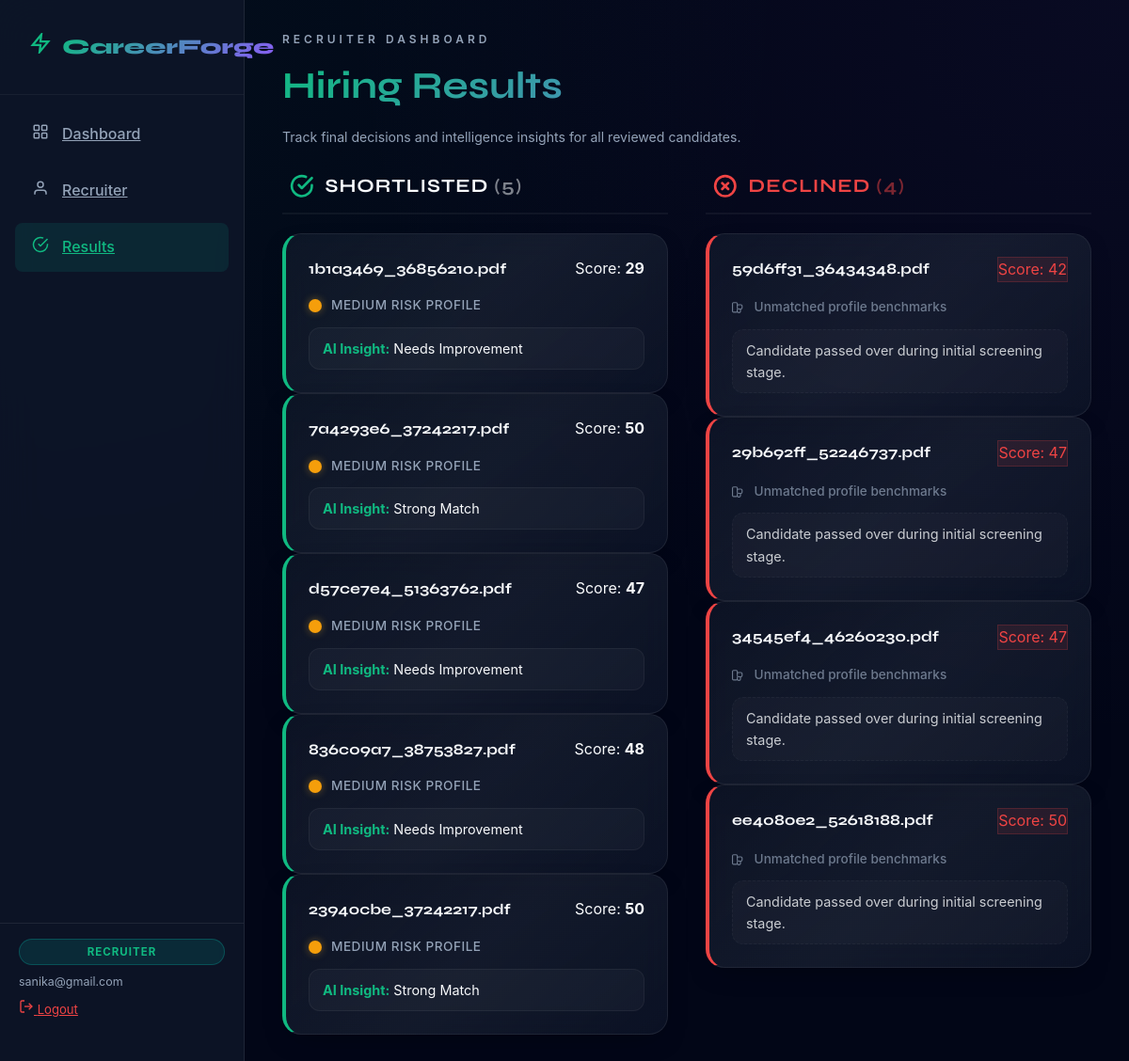
/recruiter-results (signed in), run on the app's committed database.
### tables this page shows
CREATE TABLE decisions (
        id INTEGER PRIMARY KEY AUTOINCREMENT,
        filename TEXT,
        score INTEGER,
        risk_level TEXT,
        insight TEXT,
        owner TEXT,
        decision TEXT,
        created_at DATETIME DEFAULT CURRENT_TIMESTAMP
    );

### app.py (the view)
@app.route("/recruiter-results")
@role_required("Recruiter", "Admin")
def recruiter_results():
    owner = session.get("user", "unknown")
    shortlisted = db_get_decisions(owner, "shortlisted")
    rejected = db_get_decisions(owner, "rejected")
    return render_template("recruiter_results.html",
                           user=session.get("user"),
                           role=session.get("role"),
                           shortlisted=shortlisted,
                           rejected=rejected)

### app.py (called while the page is built)
def role_required(*allowed_roles):
    def decorator(f):
        @wraps(f)
        def decorated(*args, **kwargs):
            if "user" not in session:
                flash("Please login to access this page.", "error")
                return redirect(url_for("login"))
            user_role = session.get("role", "")
            if user_role not in allowed_roles:
                return redirect(url_for("access_denied"))
            return f(*args, **kwargs)
        return decorated
    return decorator

### database.py (called while the page is built)
def get_db():
    conn = sqlite3.connect(DB_FILE)
    conn.row_factory = sqlite3.Row
    return conn

def db_get_decisions(owner, decision_type=None):
    conn = get_db()
    if decision_type:
        rows = conn.execute("SELECT * FROM decisions WHERE owner = ? AND decision = ? ORDER BY id DESC",
                            (owner, decision_type)).fetchall()
    else:
        rows = conn.execute("SELECT * FROM decisions WHERE owner = ? ORDER BY id DESC", (owner,)).fetchall()
    conn.close()
    return [dict(r) for r in rows]

### templates/recruiter_results.html (shortened to what this page needs)
{% extends "base.html" %}
{% set active_page = 'results' %}
{% block content %}
<div class="page-header card-anim">
    <h2 class="hero-label" style="margin-bottom: 8px;">Recruiter Dashboard</h2>
    <h1 class="gradient-text" style="font-family:var(--font-display); font-size: 2.5rem; margin-bottom: 12px;">Hiring
        Results</h1>
    <p class="section-desc">Track final decisions and intelligence insights for all reviewed candidates.</p>
</div>
<div class="results-layout">
    <div class="results-column">
        <div class="column-header card-anim" style="animation-delay: 0.1s;">
            <span class="icon-svg icon-lg" style="color:var(--accent)">
                <svg viewBox="0 0 24 24" fill="none" stroke="currentColor" stroke-width="2.5" stroke-linecap="round"
                    stroke-linejoin="round">
                    <path d="M22 11.08V12a10 10 0 1 1-5.93-9.14" />
                    <polyline points="22 4 12 14.01 9 11.01" />
                </svg>
            </span>
            <h3 class="column-title">Shortlisted <span style="opacity: 0.5;">({{ shortlisted|length }})</span></h3>
        </div>
        <div class="card-stack">
            {% if shortlisted %}
            {% for r in shortlisted %}
            <div class="decision-card shortlisted card-anim">
                <div class="d-header">
                    <span class="d-filename" title="{{ r.filename }}">{{ r.filename }}</span>
                    <div class="stat-pill stat-score">Score: <b>{{ r.score }}</b></div>
                </div>
                <div class="d-body">
                    <div class="d-meta">
                        <span class="risk-dot risk-{{ r.risk_level|lower }}"></span>
                        <span style="text-transform: uppercase; letter-spacing: 0.5px;">{{ r.risk_level }} Risk
                            Profile</span>
                    </div>
                    <div class="d-insight">
                        <span style="color: var(--accent); font-weight: 700;">AI Insight:</span> {{ r.insight }}
                    </div>
                </div>
            </div>
            {% endfor %}
            {% else %}
            <div class="empty-note card-anim">
                <p>No candidates have been shortlisted yet.</p>
            </div>
            {% endif %}
        </div>
    </div>
    <div class="results-column">
        <div class="column-header card-anim" style="animation-delay: 0.2s;">
            <span class="icon-svg icon-lg" style="color:var(--accent-danger)">
                <svg viewBox="0 0 24 24" fill="none" stroke="currentColor" stroke-width="2.5" stroke-linecap="round"
                    stroke-linejoin="round">
                    <circle cx="12" cy="12" r="10" />
                    <line x1="15" y1="9" x2="9" y2="15" />
                    <line x1="9" y1="9" x2="15" y2="15" />
                </svg>
            </span>
            <h3 class="column-title" style="color: var(--accent-danger);">Declined <span style="opacity: 0.5;">({{
                    rejected|length }})</span></h3>
        </div>
        <div class="card-stack">
            {% if rejected %}
            {% for r in rejected %}
            <div class="decision-card declined card-anim">
                <div class="d-header">
                    <span class="d-filename" title="{{ r.filename }}">{{ r.filename }}</span>
                    <div class="stat-pill"
                        style="background:rgba(239, 68, 68, 0.1); color:var(--accent-danger); border: 1px solid rgba(239, 68, 68, 0.2)">
                        Score: {{ r.score }}</div>
                </div>
                <div class="d-body">
                    <div class="d-meta" style="opacity: 0.7;">
                        <span class="icon-svg icon-sm"><svg viewBox="0 0 24 24" fill="none" stroke="currentColor"
                                stroke-width="2">
                                <path d="M10 15v4a3 3 0 0 0 6 0v-4" />
                                <path d="M10 19a2 2 0 0 1-2 2H3a2 2 0 0 1-2-2V5a2 2 0 0 1 2-2h5a2 2 0 0 1 2 2v4" />
                                <path d="M10 9a2 2 0 0 1 2-2h5a2 2 0 0 1 2 2v4a2 2 0 0 1-2 2h-5a2 2 0 0 1-2-2V9Z" />
                            </svg></span>
                        Unmatched profile benchmarks
                    </div>
                    <div class="d-insight" style="border-style: dashed; opacity: 0.8;">
                        Candidate passed over during initial screening stage.
                    </div>
                </div>
            </div>
            {% endfor %}
            {% else %}
            <div class="empty-note card-anim">
                <p>No candidates have been declined yet.</p>
            </div>
            {% endif %}
        </div>
    </div>
</div>
{% endblock %}

### templates/base.html (shortened to what this page needs)
<!DOCTYPE html>
<html lang="en">
<head>
    <link rel="stylesheet" href="/static/style.css" />
    <link rel="stylesheet" href="/static/uiverse-components.css" />
    {% from 'components/_eva_loader.html' import cf_eva_loader %}
    {% from 'components/_polygon_loader.html' import cf_polygon_loader %}
    {% from 'components/_download_button.html' import cf_download_button %}
    {% from 'components/_cta_button.html' import cf_cta_button %}
    {% from 'components/_pill_button.html' import cf_pill_button %}
    {% from 'components/_neon_checkbox.html' import cf_neon_checkbox %}
    {% from 'components/_tooltip.html' import cf_tooltip %}
    {% from 'components/_secondary_button.html' import cf_secondary_button %}
</head>
<body>
    <div class="app-layout">
        <aside class="sidebar">
            <div class="sidebar-logo">
                <span class="bolt">
                    <svg viewBox="0 0 24 24" fill="none" stroke="var(--accent)" stroke-width="2.5" width="22"
                        height="22">
                        <path d="M13 2L3 14h9l-1 8 10-12h-9l1-8z" />
                    </svg>
                </span>
                <span class="gradient-text">CareerForge</span>
            </div>
            <nav class="sidebar-nav">
                <a href="/student" class="sidebar-link {% if active_page == 'student' %}active{% endif %}">
                    <span class="icon"><svg viewBox="0 0 24 24" fill="none" stroke="currentColor" stroke-width="2"
                            width="18" height="18">
                            <rect x="3" y="3" width="7" height="7" rx="1" />
                            <rect x="14" y="3" width="7" height="7" rx="1" />
                            <rect x="3" y="14" width="7" height="7" rx="1" />
                            <rect x="14" y="14" width="7" height="7" rx="1" />
                        </svg></span>
                    Dashboard
                </a>
                <a href="/recruiter" class="sidebar-link {% if active_page == 'recruiter' %}active{% endif %}">
                    <span class="icon"><svg viewBox="0 0 24 24" fill="none" stroke="currentColor" stroke-width="2"
                            width="18" height="18">
                            <path d="M20 21v-2a4 4 0 0 0-4-4H8a4 4 0 0 0-4 4v2" />
                            <circle cx="12" cy="7" r="4" />
                        </svg></span>
                    Recruiter
                </a>
                <a href="/recruiter-results" class="sidebar-link {% if active_page == 'results' %}active{% endif %}">
                    <span class="icon"><svg viewBox="0 0 24 24" fill="none" stroke="currentColor" stroke-width="2"
                            width="18" height="18">
                            <path d="M22 11.08V12a10 10 0 1 1-5.93-9.14" />
                            <polyline points="22 4 12 14.01 9 11.01" />
                        </svg></span>
                    Results
                </a>
            </nav>
            <div class="sidebar-footer">
                <span class="sidebar-role">{{ role }}</span>
                <span class="sidebar-user">{{ user }}</span>
                <a href="/logout" class="sidebar-logout">
                    <svg viewBox="0 0 24 24" fill="none" stroke="currentColor" stroke-width="2" width="16" height="16">
                        <path d="M9 21H5a2 2 0 0 1-2-2V5a2 2 0 0 1 2-2h4" />
                        <polyline points="16 17 21 12 16 7" />
                        <line x1="21" y1="12" x2="9" y2="12" />
                    </svg>
                    Logout
                </a>
            </div>
        </aside>
        <main class="main-content">
            {% block content %}{% endblock %}
        </main>
    </div>
</body>
</html>

### static/uiverse-components.css (style rules this page uses)
:root { --cf-accent: var(--accent, #00f5d4); --cf-accent-vibrant: var(--accent-vibrant, #a78bfa); --cf-accent-warn: var(--accent-warn, #ffb627); --cf-accent-danger: var(--accent-danger, #ff4d6d); --cf-bg-glass: rgba(255, 255, 255, 0.05); --cf-border-glass: rgba(255, 255, 255, 0.1); --cf-transition-fast: 0.2s ease; --cf-transition-med: 0.4s ease; --cf-transition: 300ms cubic-bezier(0.4, 0, 0.2, 1); --cf-shadow-glow: 0 0 15px rgba(0, 245, 212, 0.3); }

### data on the page
decisions: filename "1b1a3469_36856210.pdf", score "29", risk_level "MEDIUM", insight "Needs Improvement"
decisions: filename "7a4293e6_37242217.pdf", score "50", risk_level "MEDIUM", insight "Strong Match"
decisions: filename "d57ce7e4_51363762.pdf", score "47", risk_level "MEDIUM", insight "Needs Improvement"
decisions: filename "836c09a7_38753827.pdf", score "48", risk_level "MEDIUM", insight "Needs Improvement"
decisions: filename "23940cbe_37242217.pdf", score "50", risk_level "MEDIUM", insight "Strong Match"
decisions: filename "59d6ff31_36434348.pdf", score "42"
decisions: filename "29b692ff_52246737.pdf", score "47"
decisions: filename "34545ef4_46260230.pdf", score "47"
decisions: filename "ee4080e2_52618188.pdf", score "50"

### other printed values
{{ role }} "RECRUITER"
{{ user }} "sanika@gmail.com"
{{ shortlisted|length }} "5"
{{ rejected|length }} "4"
